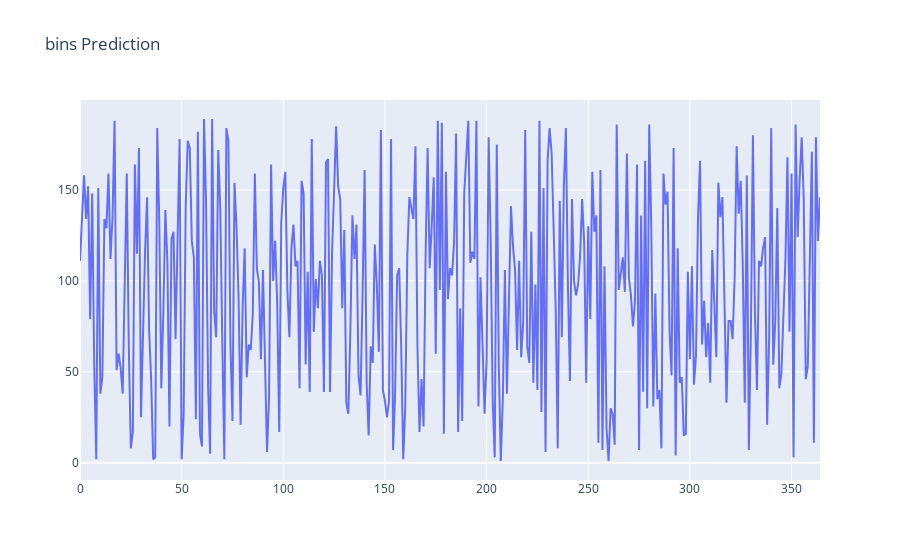

Notebook code cell kept with this figure:
### Markdown cell above
#### The plot of the predicted bins.

### Code cell
from chart_studio import plotly as py
import plotly.offline as pyoff
import plotly.graph_objs as go

plot_data = [
#     go.Scatter(
#         x=np.arange(0, len(df1['Usciti_da_Economia_Domestica']), 1),
#         y=df1['Usciti_da_Economia_Domestica'],
# #         name='actual'
#     ),
        go.Scatter(
        x=np.arange(0, len(df1['Usciti_da_Economia_Domestica']), 1),
        y=df1['Usciti_da_Economia_Domestica'],
        name='predicted'
    )
    
]
plot_layout = go.Layout(
        title='bins Prediction'
    )
fig = go.Figure(data=plot_data, layout=plot_layout)
pyoff.iplot(fig)

### Figure 1 — Plotly figure (JSON) as saved in the notebook; plotly's stock layout.template omitted (floating-point values rounded to 4 significant figures; data arrays with more than 128 entries replaced by an {"elided": "..."} marker saying what was removed)
{"data": [{"name": "predicted", "type": "scatter", "x": {"elided": "365 int values"}, "y": {"elided": "365 int values"}}], "layout": {"title": {"text": "bins Prediction"}}}
